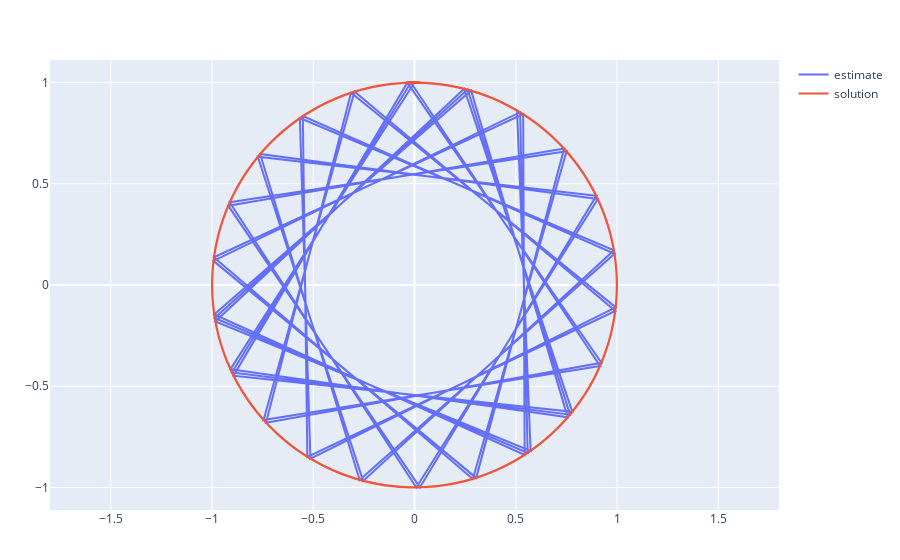

Source (notebook cell):
### Markdown cell above
Plot of solution and estimate for x versus x_dot

### Code cell
estimate = scatter(x=x_dot, y=x, mode="lines",name="estimate")
solution = scatter(x=x_dot_sol, y=x_sol, mode="lines",name="solution")
layout = Layout(yaxis=attr(scaleanchor = "x",scaleratio = 1))

plot([estimate, solution], layout)

### Figure 1 — Plotly figure (JSON) as saved in the notebook; plotly's stock layout.template omitted (floating-point values rounded to 4 significant figures; data arrays with more than 128 entries replaced by an {"elided": "..."} marker saying what was removed)
{"data": [{"mode": "lines", "name": "estimate", "type": "scatter", "x": [0, -0.9093, 0.7568, 0.2794, -0.9894, 0.544, 0.5366, -0.9906, 0.2879, 0.751, -0.9129, 0.008851, 0.9056, -0.7626, -0.2709, 0.988, -0.5514, -0.5291, 0.9918, -0.2964, -0.7451, 0.9165, -0.0177, -0.9018, 0.7683, 0.2624, -0.9866, 0.5588, 0.5216, -0.9929, 0.3048, 0.7392, -0.92, 0.02655, 0.8979, -0.7739, -0.2538, 0.9851, -0.5661, -0.514, 0.9939, -0.3132, -0.7332, 0.9235, -0.0354, -0.894, 0.7795, 0.2453, -0.9836, 0.5734, 0.5064], "y": [1, -0.4161, -0.6536, 0.9602, -0.1455, -0.8391, 0.8439, 0.1367, -0.9577, 0.6603, 0.4081, -1.0, 0.4242, 0.6469, -0.9626, 0.1543, 0.8342, -0.8486, -0.128, 0.9551, -0.6669, -0.4, 0.9998, -0.4322, -0.6401, 0.965, -0.163, -0.8293, 0.8532, 0.1192, -0.9524, 0.6735, 0.3919, -0.9996, 0.4401, 0.6333, -0.9673, 0.1717, 0.8243, -0.8578, -0.1104, 0.9497, -0.68, -0.3837, 0.9994, -0.4481, -0.6264, 0.9695, -0.1804, -0.8193, 0.8623]}, {"mode": "lines", "name": "solution", "type": "scatter", "x": {"elided": "1001 float values"}, "y": {"elided": "1001 float values"}}], "layout": {"margin": {"b": 50, "l": 50, "r": 50, "t": 60}, "yaxis": {"scaleanchor": "x", "scaleratio": 1}}}
